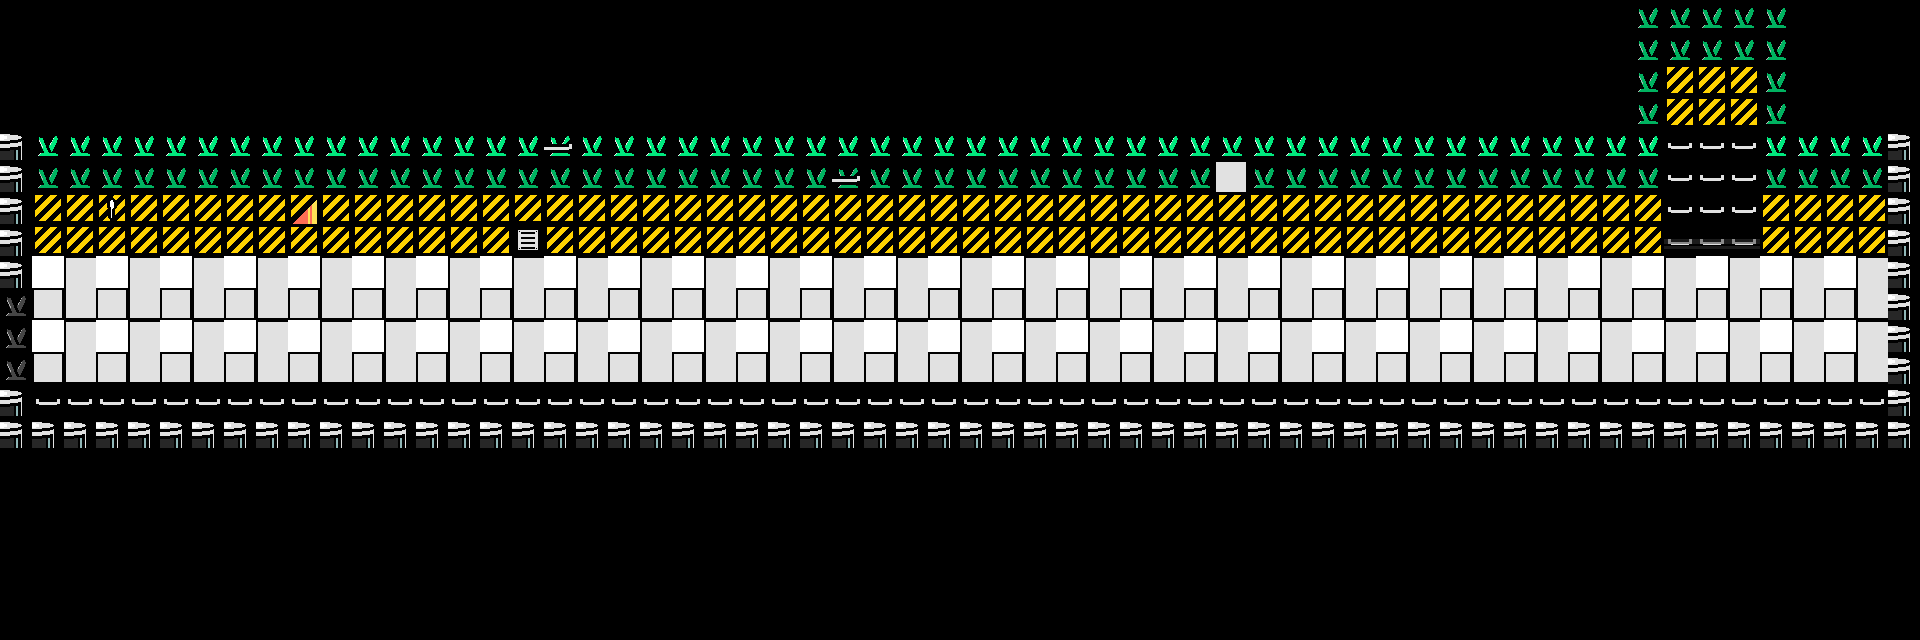

This is a level from a 2D game, rendered from its Tiled map with the project's own tilesets. A one-line summary and the map file follow, with tile-layer data summarised:
An orthogonal 60x20 tile map with 32x32 px tiles, 5 tile layers (floor, walls, hatch, wallsHitbox, ...).

<map version="1.10" tiledversion="1.11.2" orientation="orthogonal" renderorder="right-down" width="60" height="20" tilewidth="32" tileheight="32" infinite="0" nextlayerid="9" nextobjectid="1">
 <tileset firstgid="1" source="TileB.tsx" />
 <layer id="2" name="floor" width="60" height="20">
  <data>[1200 cells, 302 non-empty, 5 distinct tile ids]</data>
 </layer>
 <layer id="3" name="walls" width="60" height="20">
  <data>[1200 cells, 229 non-empty, 2 distinct tile ids]</data>
 </layer>
 <layer id="7" name="hatch" width="60" height="20">
  <data>[1200 cells, 3 non-empty, 1 distinct tile ids]</data>
 </layer>
 <layer id="5" name="wallsHitbox" width="60" height="20">
  <data>[1200 cells, 144 non-empty, 3 distinct tile ids]</data>
 </layer>
 <layer id="6" name="wallsItems" width="60" height="20">
  <data>[1200 cells, 9 non-empty, 6 distinct tile ids]</data>
 </layer>
</map>
